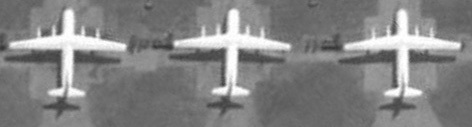
#> input picture images/plane4.jpg, 472 x 127 px
$ python demo.py
#> lines starting #> are read from the running program, lines starting #| are printed output that depends on the picture; after the words box and inside, x2 and y2 are one past the last pixel; in counts of white or black regions, pixels touching at a corner belong together
#> further down, img is the input picture: shape (127, 472) float64; min 0.212, max 1, mean 0.513
### IVC/evolution.py
# -*- coding: utf-8 -*-

import numpy as np
from scipy.ndimage import gaussian_filter
from utils import *

def evolution(phi_0, img, mu, sigma, iters, time_step, display = True):
#> called with mu = 20, sigma = 1, iters = 200, time_step = 1, display = True
    phi = phi_0.copy()
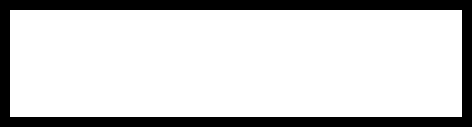
#> phi: shape (127, 472) float64; values -10 (black) and 10 (white), 80.7% white; 1 black region, box (x1, y1, x2, y2) and area: (0, 0, 472, 127) 11580

    for i in range (iters):
        [phi_y, phi_x] = np.gradient(phi)

        # we use the standard Heaviside function which yields similar results to regularized one.
        c1 = (np.sum (img * (phi < 0))) / (np.sum (phi < 0))
        c2 = (np.sum (img * (phi >= 0))) / (np.sum (phi >= 0))

        spf = img - (c1 + c2) / 2
        spf = spf / (np.max(abs(spf)))

        phi = phi + time_step * (mu * spf * np.sqrt(np.square(phi_y) + np.square(phi_x)))

        if (i % 10 == 0 and display):
            show_image(img, phi)

        # unlike the original Matlab code, the height of phi is set to 10 here
        # since the Gaussian filter tends to make (phi < 0) vanish if |phi| is small
        phi = 10 * (np.asarray((phi >= 0),dtype='int8') - np.asarray((phi < 0), dtype= 'int8')) # the selective step
        phi = gaussian_filter(phi, sigma)
#> this loop made 200 passes
#> (c1, c2) on passes 2 to 4: (0.451, 0.529), (0.445, 0.532), (0.44, 0.535)
#> pass 1, in evolution, `[phi_y, phi_x] = np.gradient(phi)`:
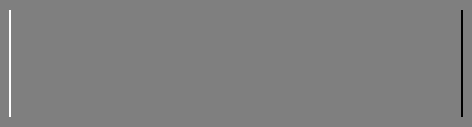
#> phi_x: shape (127, 472) float64; min -10, max 10, mean 0; drawn with min black and max white
#> pass 1, in evolution, `spf = img - (c1 + c2) / 2`:
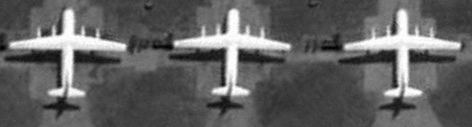
#> spf: shape (127, 472) float32; min -0.28, max 0.508, mean 0.0218; drawn with min black and max white
#> pass 1, in show_image, `plt.show()`:
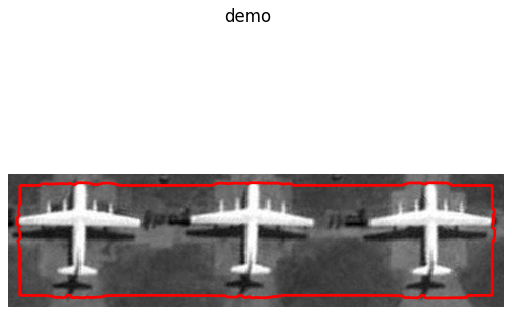
#> figure drawn by matplotlib, 1 panel
#> after the loop:
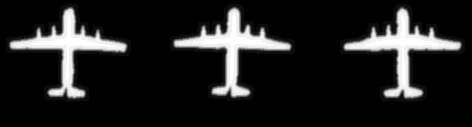
#> phi: shape (127, 472) int8; min -10, max 10, mean -7.48; drawn with min black and max white
#> after the loop:
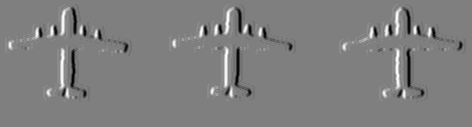
#> phi_x: shape (127, 472) float64; min -6, max 6, mean 0; drawn with min black and max white
#> after the loop:
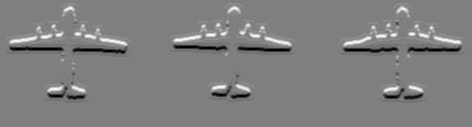
#> phi_y: shape (127, 472) float64; min -5.5, max 5.5, mean 0; drawn with min black and max white

    return phi

### IVC/utils.py
# -*- coding: utf-8 -*-

import matplotlib.pyplot as plt
from skimage import measure

plt.ion()
fig1 = plt.figure(1)

def show_image(img, phi):
    fig1.clf()
    init_contours = measure.find_contours(phi, 0.5)
    show_image_and_segmentation(fig1, img, init_contours)
    fig1.suptitle("demo")
    plt.show()
    plt.pause(0.5)

def show_image_and_segmentation(fig, img, contours):
    ax2 = fig.add_subplot(111)
    ax2.imshow(img, interpolation='nearest', cmap=plt.cm.gray)
    for n, contour in enumerate(contours):
        ax2.plot(contour[:, 1], contour[:, 0], linewidth=2, color='red')
    ax2.axis('off')

### IVC/demo.py
# -*- coding: utf-8 -*-

'''
This code is the implementation of the level set for the following paper:
"Active contours with selective local or global segmentation: a new variational approach and level set method"
in Image and Vision Computing, 2010.
'''

import numpy as np
from skimage.io import imread
from evolution import evolution

#img = imread('../images/galaxy.jpg', True)
img = imread('../images/plane4.jpg', True)
img = np.array(img, dtype='float32')

# unlike the original Matlab code, the height of phi is set to 10 here
# since the Gaussian filter tends to make (phi < 0) vanish if |phi| is small
phi = np.ones(img.shape) * 10
phi[10:img.shape[0] - 10, 10:img.shape[1] - 10] = -10
phi_0 = - phi

sigma = 1
delt = 1
Iter = 200
mu = 20  # this parameter needs to be tuned according to the images

if __name__ == '__main__':
    phi = evolution(phi_0, img, mu, sigma, Iter, delt, display = True)
